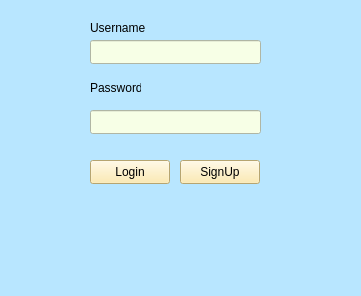
<?xml version="1.0" encoding="UTF-8"?>
<ui version="4.0">
 <class>Login</class>
 <widget class="QMainWindow" name="Login">
  <property name="geometry">
   <rect>
    <x>0</x>
    <y>0</y>
    <width>361</width>
    <height>296</height>
   </rect>
  </property>
  <property name="windowTitle">
   <string>Login</string>
  </property>
  <property name="styleSheet">
   <string notr="true">
background-color: rgb(184, 230, 255);</string>
  </property>
  <widget class="QWidget" name="centralwidget">
   <widget class="QLabel" name="username">
    <property name="geometry">
     <rect>
      <x>90</x>
      <y>20</y>
      <width>61</width>
      <height>16</height>
     </rect>
    </property>
    <property name="text">
     <string>Username</string>
    </property>
   </widget>
   <widget class="QLabel" name="password">
    <property name="geometry">
     <rect>
      <x>90</x>
      <y>80</y>
      <width>51</width>
      <height>16</height>
     </rect>
    </property>
    <property name="text">
     <string>Password</string>
    </property>
   </widget>
   <widget class="QPushButton" name="pbn_login">
    <property name="geometry">
     <rect>
      <x>90</x>
      <y>160</y>
      <width>80</width>
      <height>24</height>
     </rect>
    </property>
    <property name="styleSheet">
     <string notr="true">background-color: rgb(255, 231, 158);</string>
    </property>
    <property name="text">
     <string>Login</string>
    </property>
   </widget>
   <widget class="QLineEdit" name="passLineEdit">
    <property name="geometry">
     <rect>
      <x>90</x>
      <y>110</y>
      <width>171</width>
      <height>24</height>
     </rect>
    </property>
    <property name="styleSheet">
     <string notr="true">background-color: rgb(247, 255, 230);</string>
    </property>
    <property name="echoMode">
     <enum>QLineEdit::Password</enum>
    </property>
   </widget>
   <widget class="QLabel" name="responseLabel">
    <property name="geometry">
     <rect>
      <x>90</x>
      <y>190</y>
      <width>171</width>
      <height>41</height>
     </rect>
    </property>
    <property name="styleSheet">
     <string notr="true">;</string>
    </property>
    <property name="text">
     <string/>
    </property>
   </widget>
   <widget class="QPushButton" name="pbn_signup">
    <property name="geometry">
     <rect>
      <x>180</x>
      <y>160</y>
      <width>80</width>
      <height>24</height>
     </rect>
    </property>
    <property name="styleSheet">
     <string notr="true">background-color: rgb(255, 231, 158);</string>
    </property>
    <property name="text">
     <string>SignUp</string>
    </property>
   </widget>
   <widget class="QLineEdit" name="userLineEdit">
    <property name="geometry">
     <rect>
      <x>90</x>
      <y>40</y>
      <width>171</width>
      <height>24</height>
     </rect>
    </property>
    <property name="styleSheet">
     <string notr="true">background-color: rgb(247, 255, 230);
</string>
    </property>
   </widget>
  </widget>
  <widget class="QMenuBar" name="menubar">
   <property name="geometry">
    <rect>
     <x>0</x>
     <y>0</y>
     <width>361</width>
     <height>17</height>
    </rect>
   </property>
  </widget>
  <widget class="QStatusBar" name="statusbar"/>
 </widget>
 <resources/>
 <connections/>
</ui>
